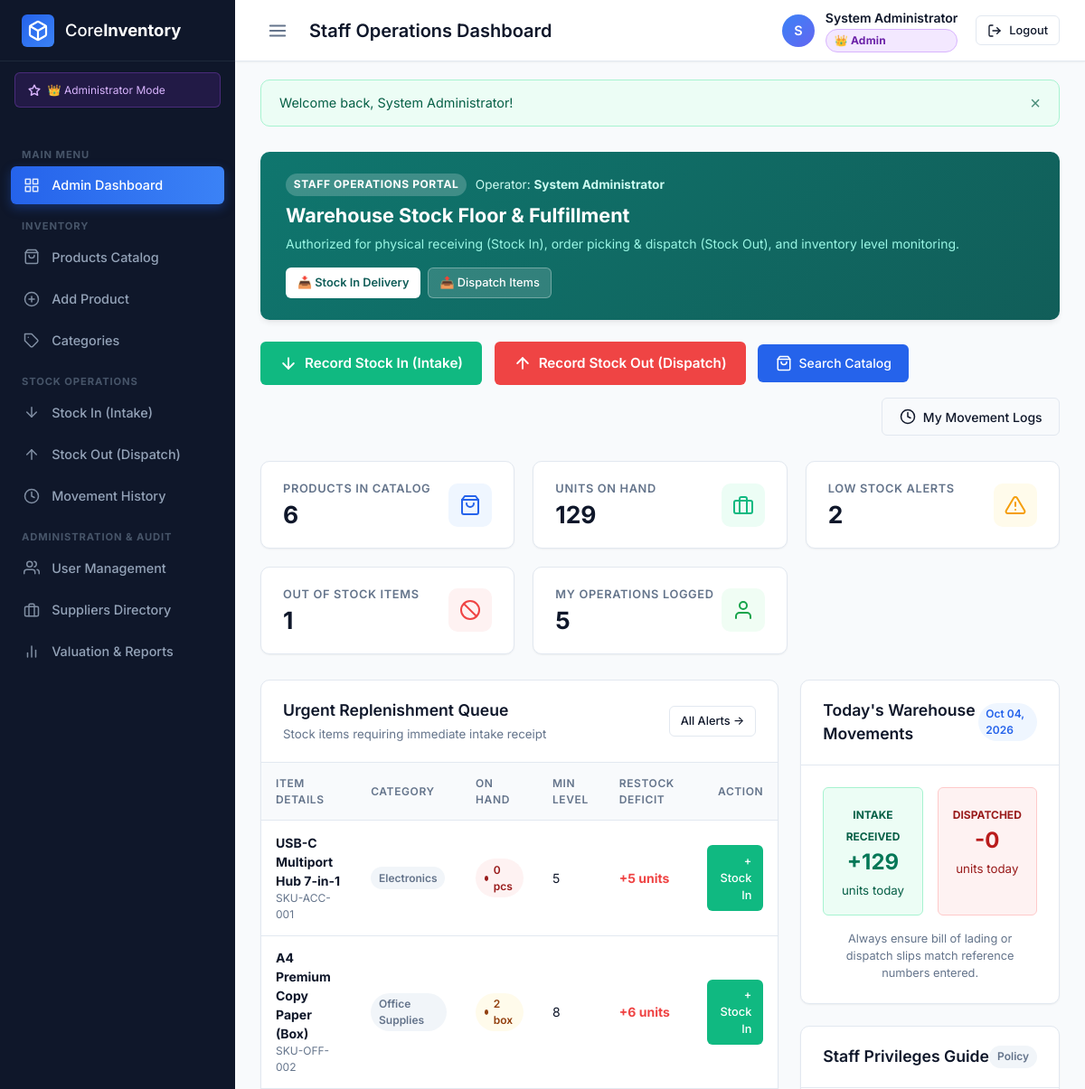
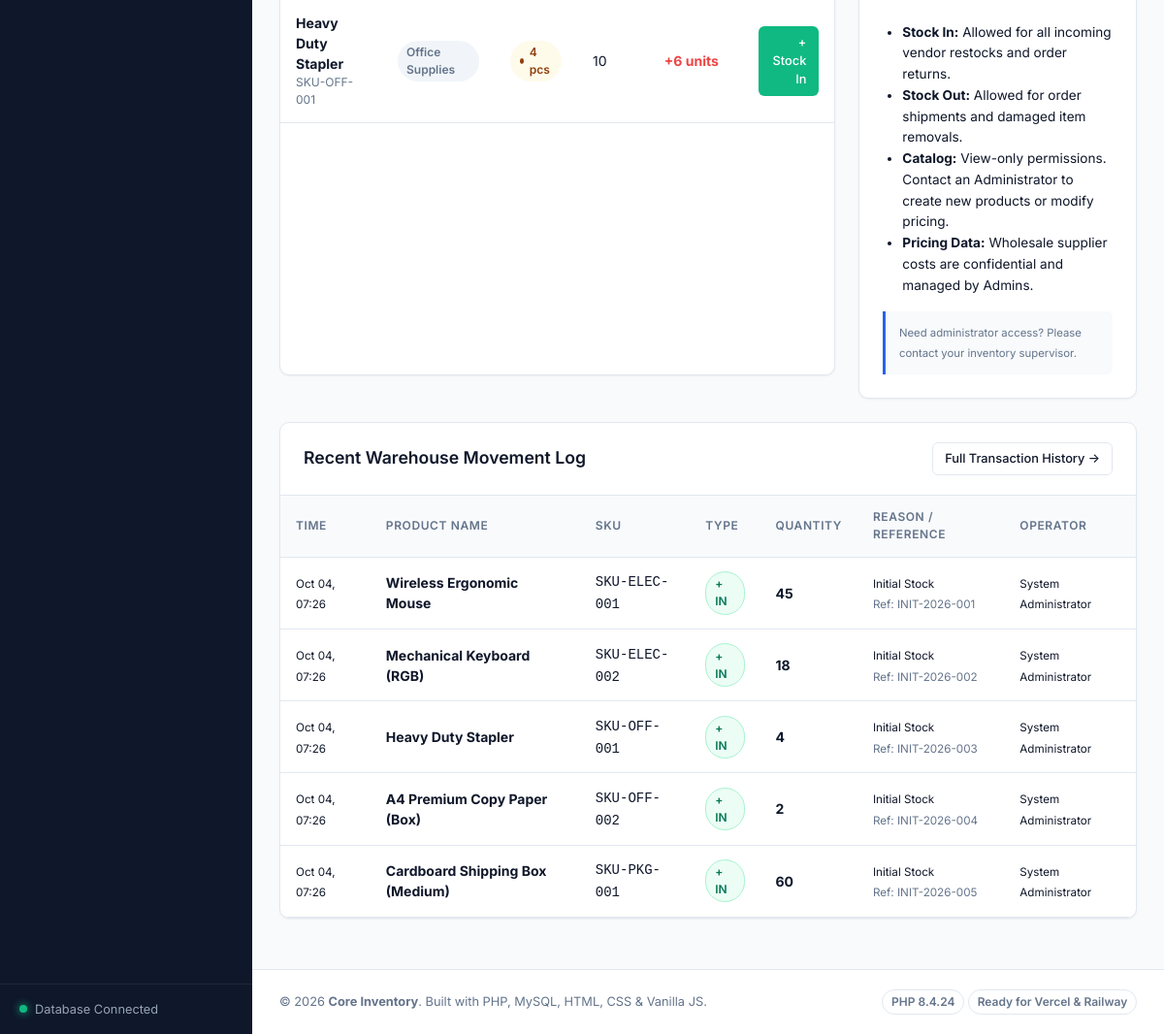
/pages/staff-dashboard.php (signed in), run on the app's committed database (2 pictures, top to bottom).
### tables this page shows
CREATE TABLE `products` (
    `id` INT UNSIGNED NOT NULL AUTO_INCREMENT,
    `sku` VARCHAR(50) NOT NULL,
    `name` VARCHAR(150) NOT NULL,
    `description` TEXT NULL,
    `category_id` INT UNSIGNED NULL,
    `supplier_id` INT UNSIGNED NULL,
    `cost_price` DECIMAL(10, 2) NOT NULL DEFAULT 0.00,
    `unit_price` DECIMAL(10, 2) NOT NULL DEFAULT 0.00,
    `quantity` INT NOT NULL DEFAULT 0,
    `min_threshold` INT NOT NULL DEFAULT 5,
    `unit_of_measure` VARCHAR(30) NOT NULL DEFAULT 'pcs',
    `created_at` DATETIME NOT NULL DEFAULT CURRENT_TIMESTAMP,
    `updated_at` DATETIME NOT NULL DEFAULT CURRENT_TIMESTAMP ON UPDATE CURRENT_TIMESTAMP,
    PRIMARY KEY (`id`),
    UNIQUE KEY `uk_products_sku` (`sku`),
    KEY `idx_products_category` (`category_id`),
    KEY `idx_products_supplier` (`supplier_id`),
    CONSTRAINT `fk_products_category` FOREIGN KEY (`category_id`)
        REFERENCES `categories` (`id`) ON DELETE SET NULL ON UPDATE CASCADE,
    CONSTRAINT `fk_products_supplier` FOREIGN KEY (`supplier_id`)
        REFERENCES `suppliers` (`id`) ON DELETE SET NULL ON UPDATE CASCADE
);

CREATE TABLE `categories` (
    `id` INT UNSIGNED NOT NULL AUTO_INCREMENT,
    `name` VARCHAR(100) NOT NULL,
    `description` TEXT NULL,
    `created_at` DATETIME NOT NULL DEFAULT CURRENT_TIMESTAMP,
    PRIMARY KEY (`id`),
    UNIQUE KEY `uk_categories_name` (`name`)
);

CREATE TABLE `stock_transactions` (
    `id` INT UNSIGNED NOT NULL AUTO_INCREMENT,
    `product_id` INT UNSIGNED NOT NULL,
    `user_id` INT UNSIGNED NULL,
    `type` ENUM('IN', 'OUT') NOT NULL,
    `quantity` INT NOT NULL,
    `balance_before` INT NOT NULL,
    `balance_after` INT NOT NULL,
    `reason` VARCHAR(100) NOT NULL DEFAULT 'Restock',
    `reference_no` VARCHAR(100) NULL,
    `notes` TEXT NULL,
    `created_at` DATETIME NOT NULL DEFAULT CURRENT_TIMESTAMP,
    PRIMARY KEY (`id`),
    KEY `idx_stock_product` (`product_id`),
    KEY `idx_stock_user` (`user_id`),
    KEY `idx_stock_type` (`type`),
    KEY `idx_stock_created` (`created_at`),
    CONSTRAINT `fk_stock_product` FOREIGN KEY (`product_id`)
        REFERENCES `products` (`id`) ON DELETE CASCADE ON UPDATE CASCADE,
    CONSTRAINT `fk_stock_user` FOREIGN KEY (`user_id`)
        REFERENCES `users` (`id`) ON DELETE SET NULL ON UPDATE CASCADE
);

CREATE TABLE `users` (
        `id` INT UNSIGNED NOT NULL AUTO_INCREMENT,
        `full_name` VARCHAR(100) NOT NULL,
        `username` VARCHAR(50) NOT NULL,
        `email` VARCHAR(100) NOT NULL,
        `password_hash` VARCHAR(255) NOT NULL,
        `role` ENUM('admin', 'staff') NOT NULL DEFAULT 'staff',
        `status` ENUM('active', 'inactive') NOT NULL DEFAULT 'active',
        `created_at` DATETIME NOT NULL DEFAULT CURRENT_TIMESTAMP,
        `updated_at` DATETIME NOT NULL DEFAULT CURRENT_TIMESTAMP ON UPDATE CURRENT_TIMESTAMP,
        PRIMARY KEY (`id`),
        UNIQUE KEY `uk_users_username` (`username`),
        UNIQUE KEY `uk_users_email` (`email`)
    );

### pages/staff-dashboard.php (the view, shortened to what the rows shown need)
<?php
require_once __DIR__ . '/../includes/header.php';
try {
    $txStmt = $pdo->query("SELECT st.*, p.name AS product_name, p.sku, u.full_name AS user_name
        FROM stock_transactions st
        JOIN products p ON st.product_id = p.id
        LEFT JOIN users u ON st.user_id = u.id
        ORDER BY st.created_at DESC LIMIT 8");
    $recentTransactions = $txStmt->fetchAll();
    $urgentStmt = $pdo->query("SELECT p.*, c.name AS category_name
        FROM products p
        LEFT JOIN categories c ON p.category_id = c.id
        WHERE p.quantity <= p.min_threshold
        ORDER BY p.quantity ASC LIMIT 6");
    $urgentItems = $urgentStmt->fetchAll();
} catch (PDOException $e) {
    error_log("Staff Dashboard query error: " . $e->getMessage());
    $totalProducts = $totalPhysicalUnits = $lowStockCount = $outOfStockCount = $myTransactionsCount = 0;
    $unitsInToday = $unitsOutToday = 0;
    $recentTransactions = [];
    $urgentItems = [];
}
?>
<div class="card" style="margin-bottom: 1.5rem; background: linear-gradient(135deg, #0f766e 0%, #115e59 100%); color: #ffffff; border: none; box-shadow: var(--shadow-md);">
    <div class="card-body" style="padding: 1.5rem 1.75rem; display: flex; align-items: center; justify-content: space-between; flex-wrap: wrap; gap: 1rem;">
        <div>
            <h2 style="font-size: 1.35rem; font-weight: 700; color: #ffffff; margin-bottom: 0.25rem;">Warehouse Stock Floor & Fulfillment</h2>
        </div>
    </div>
</div>
<div class="dashboard-grid">
    <div class="card">
        <div class="card-header">
            <div>
                <h2 class="card-title">Urgent Replenishment Queue</h2>
            </div>
        </div>
        <div class="card-body" style="padding: 0;">
            <div class="table-responsive">
                <table class="table">
                    <thead>
                        <tr>
                            <th>Item Details</th>
                            <th>Category</th>
                            <th>On Hand</th>
                            <th>Min Level</th>
                            <th>Restock Deficit</th>
                            <th style="text-align: right;">Action</th>
                        </tr>
                    </thead>
                    <tbody>
                        <?php if (empty($urgentItems)): ?>
                            <tr>
                                <td colspan="6" style="text-align: center; padding: 2.5rem; color: #059669; background: #ecfdf5;">
                                    ✅ All warehouse inventory items are currently above safety thresholds.
                                </td>
                            </tr>
                        <?php else: ?>
                            <?php foreach ($urgentItems as $item):
                                $deficit = $item['min_threshold'] - $item['quantity'];
                            ?>
                                <tr>
                                    <td>
                                        <strong><?= htmlspecialchars($item['name']) ?></strong>
                                        <div style="font-size: 0.75rem; color: var(--text-muted);"><?= htmlspecialchars($item['sku']) ?></div>
                                    </td>
                                    <td><span class="badge badge-secondary"><?= htmlspecialchars($item['category_name'] ?? 'General') ?></span></td>
                                    <td>
                                        <span class="stock-status-pill <?= $item['quantity'] == 0 ? 'outofstock' : 'lowstock' ?>">
                                            <?= $item['quantity'] ?> <?= htmlspecialchars($item['unit_of_measure']) ?>
                                        </span>
                                    </td>
                                    <td><?= $item['min_threshold'] ?></td>
                                    <td>
                                        <strong style="color: var(--danger);">+<?= max(0, $deficit) ?> units</strong>
                                    </td>
                                    <td style="text-align: right;">
                                        <a href="<?= url('pages/stock-in.php?product_id=' . $item['id']) ?>" class="btn btn-sm btn-success" title="Record Intake">
                                            + Stock In
                                        </a>
                                    </td>
                                </tr>
                            <?php endforeach; ?>
                        <?php endif; ?>
                    </tbody>
                </table>
            </div>
        </div>
    </div>
    <div style="display: flex; flex-direction: column; gap: 1.5rem;">
        <div class="card" style="margin-bottom: 0;">
            <div class="card-header">
                <h2 class="card-title">Today's Warehouse Movements</h2>
            </div>
        </div>
        <div class="card" style="margin-bottom: 0;">
            <div class="card-header">
                <h2 class="card-title">Staff Privileges Guide</h2>
            </div>
        </div>
    </div>
</div>
<div class="card" style="margin-top: 1.5rem;">
    <div class="card-header">
        <h2 class="card-title">Recent Warehouse Movement Log</h2>
    </div>
    <div class="card-body" style="padding: 0;">
        <div class="table-responsive">
            <table class="table">
                <thead>
                    <tr>
                        <th>Time</th>
                        <th>Product Name</th>
                        <th>SKU</th>
                        <th>Type</th>
                        <th>Quantity</th>
                        <th>Reason / Reference</th>
                        <th>Operator</th>
                    </tr>
                </thead>
                <tbody>
                    <?php if (empty($recentTransactions)): ?>
                        <tr>
                            <td colspan="7" style="text-align: center; padding: 2rem; color: var(--text-muted);">
                                No recent transactions found.
                            </td>
                        </tr>
                    <?php else: ?>
                        <?php foreach ($recentTransactions as $tx): ?>
                            <tr>
                                <td><small><?= date('M d, H:i', strtotime($tx['created_at'])) ?></small></td>
                                <td><strong><?= htmlspecialchars($tx['product_name']) ?></strong></td>
                                <td><code><?= htmlspecialchars($tx['sku']) ?></code></td>
                                <td>
                                    <span class="badge <?= $tx['type'] === 'IN' ? 'badge-movement-in' : 'badge-movement-out' ?>">
                                        <?= $tx['type'] === 'IN' ? '+ IN' : '- OUT' ?>
                                    </span>
                                </td>
                                <td><strong><?= number_format($tx['quantity']) ?></strong></td>
                                <td>
                                    <small><?= htmlspecialchars($tx['reason']) ?></small>
                                    <?php if (!empty($tx['reference_no'])): ?>
                                        <div><small style="color: var(--text-muted);">Ref: <?= htmlspecialchars($tx['reference_no']) ?></small></div>
                                    <?php endif; ?>
                                </td>
                                <td><small><?= htmlspecialchars($tx['user_name'] ?? 'Warehouse Staff') ?></small></td>
                            </tr>
                        <?php endforeach; ?>
                    <?php endif; ?>
                </tbody>
            </table>
        </div>
    </div>
</div>
<?php require_once __DIR__ . '/../includes/footer.php'; ?>

### data on the page
products: name "USB-C Multiport Hub 7-in-1", sku "SKU-ACC-001", category.name "Electronics", quantity "0", unit_of_measure "pcs", min_threshold "5"
products: name "A4 Premium Copy Paper (Box)", sku "SKU-OFF-002", category.name "Office Supplies", quantity "2", unit_of_measure "box", min_threshold "8", max(0, $deficit) "6"
products: name "Heavy Duty Stapler", sku "SKU-OFF-001", category.name "Office Supplies", quantity "4", unit_of_measure "pcs", min_threshold "10", max(0, $deficit) "6"
stock_transactions: created_at "Oct 04, 07:26", product.name "Wireless Ergonomic Mouse", product.sku "SKU-ELEC-001", type "+ IN", quantity "45", reason "Initial Stock", reference_no "INIT-2026-001", user.full_name "System Administrator"
stock_transactions: created_at "Oct 04, 07:26", product.name "Mechanical Keyboard (RGB)", product.sku "SKU-ELEC-002", type "+ IN", quantity "18", reason "Initial Stock", reference_no "INIT-2026-002", user.full_name "System Administrator"
stock_transactions: created_at "Oct 04, 07:26", product.name "Heavy Duty Stapler", product.sku "SKU-OFF-001", type "+ IN", quantity "4", reason "Initial Stock", reference_no "INIT-2026-003", user.full_name "System Administrator"
stock_transactions: created_at "Oct 04, 07:26", product.name "A4 Premium Copy Paper (Box)", product.sku "SKU-OFF-002", type "+ IN", quantity "2", reason "Initial Stock", reference_no "INIT-2026-004", user.full_name "System Administrator"
stock_transactions: created_at "Oct 04, 07:26", product.name "Cardboard Shipping Box (Medium)", product.sku "SKU-PKG-001", type "+ IN", quantity "60", reason "Initial Stock", reference_no "INIT-2026-005", user.full_name "System Administrator"

### other printed values
$pageTitle "Staff Operations Dashboard"
substr($user['full_name'], 0, 1) "S"
$user['full_name'] "System Administrator"
$flash['message'] "Welcome back, System Administrator!"
$totalProducts "6"
$totalPhysicalUnits "129"
$lowStockCount "2"
$outOfStockCount "1"
$myTransactionsCount "5"
$unitsInToday "129"
$unitsOutToday "0"
APP_NAME "Core Inventory"
PHP_VERSION "8.4.24"
